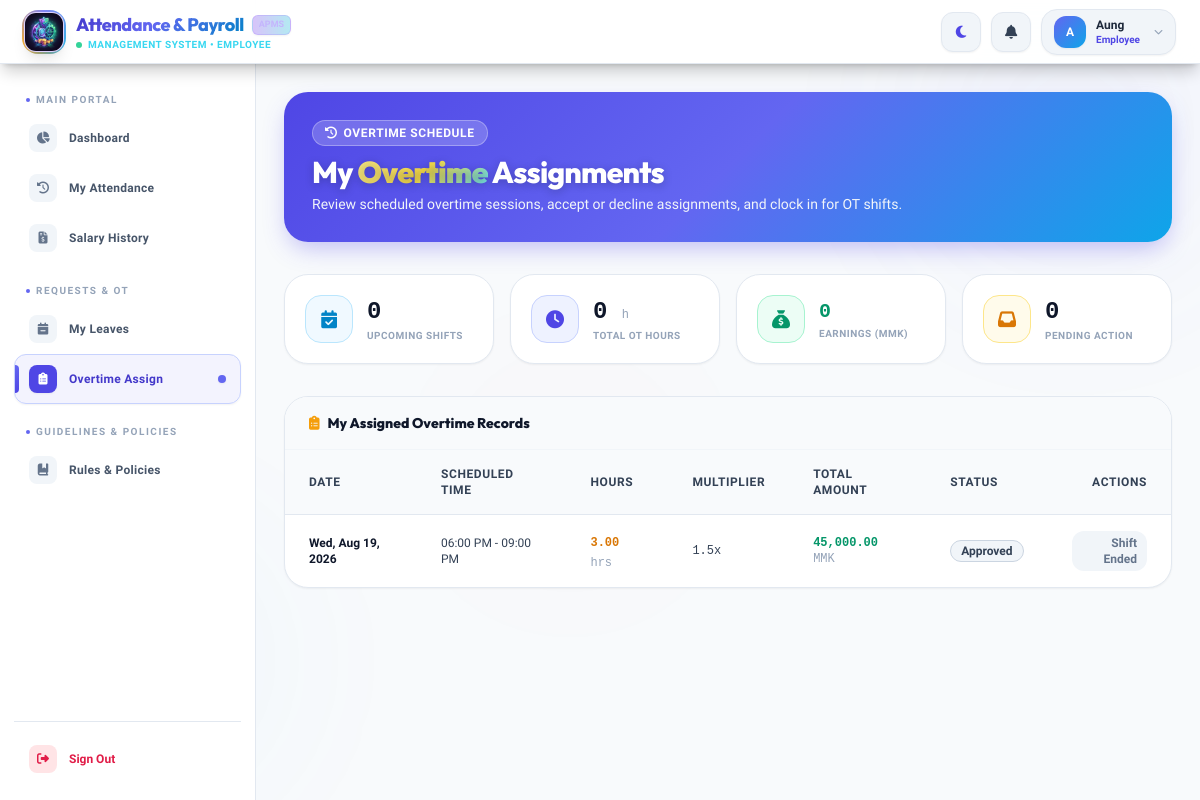
The page /employee/overtime (signed in) on the database as committed earlier.
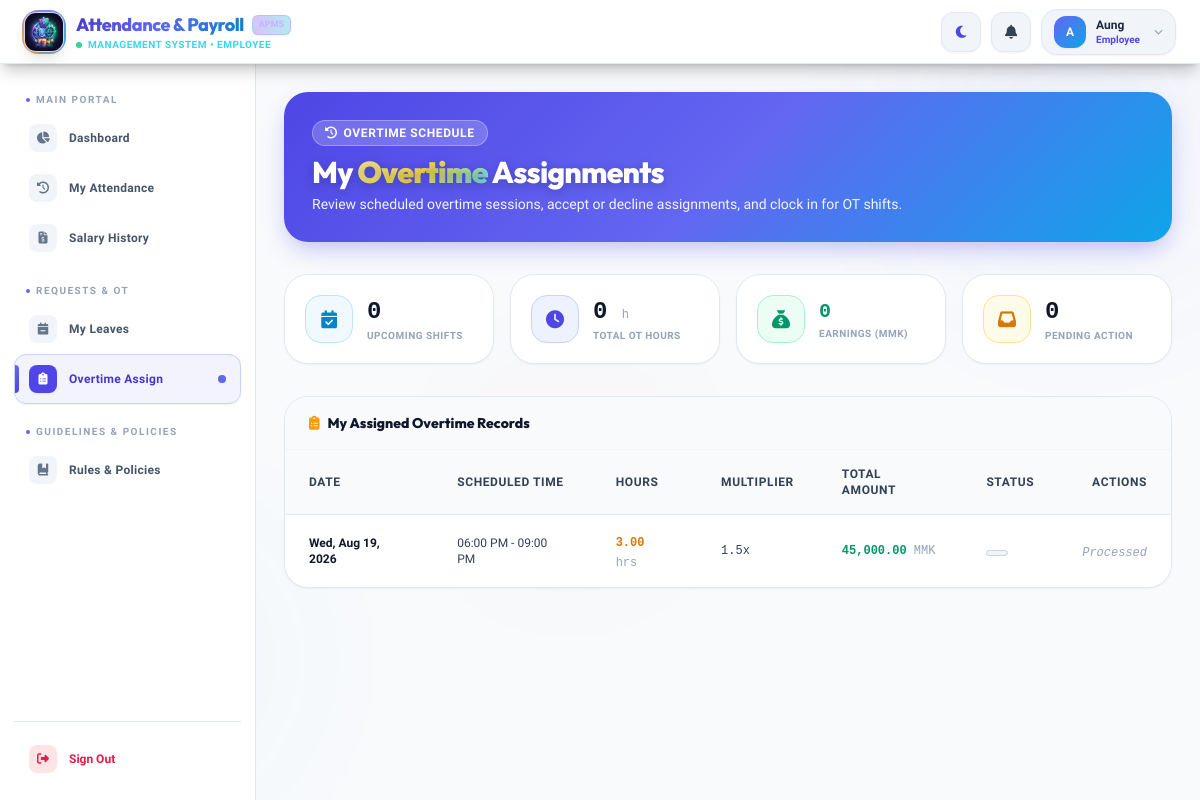
The same page on the database as committed later.
### tables this page shows
CREATE TABLE `overtimeassign` ( 
   `OvertimeID` int NOT NULL AUTO_INCREMENT, 
   `EmpID` int NOT NULL, 
   `OvertimeDate` date NOT NULL, 
   `StartTime` datetime DEFAULT NULL, 
   `EndTime` datetime DEFAULT NULL, 
   `TotalHours` decimal(5,2) NOT NULL DEFAULT '0.00', 
   `RateMultiplier` decimal(3,2) NOT NULL DEFAULT '1.00', 
   `OTAmount` decimal(12,2) NOT NULL DEFAULT '0.00', 
   `Status` enum('Pending','Accepted','Rejected','InProgress','Completed','NoOT','Cancelled','No Show') NOT NULL DEFAULT 'Pending', 
   `ApprovedBy` varchar(100) DEFAULT NULL, 
   `updated_at` timestamp DEFAULT CURRENT_TIMESTAMP ON UPDATE CURRENT_TIMESTAMP,
   PRIMARY KEY (`OvertimeID`), 
   KEY `idx_overtime_emp` (`EmpID`), 
   KEY `idx_overtime_date` (`OvertimeDate`), 
   CONSTRAINT `fk_overtime_employee` FOREIGN KEY (`EmpID`) REFERENCES `employee` (`EmpID`) ON DELETE CASCADE ON UPDATE CASCADE 
 );

### controllers/EmployeeController.php (called while the page is built, shortened)
<?php
class EmployeeController extends Controller {
    public function overtime() {
        $emp_id = $_SESSION['employee_id'];
        $overtimeModel = $this->model('OvertimeAssign');
        $overtimes = $overtimeModel->getByEmployee($emp_id);
        $upcoming = 0;
        $totalHours = 0;
        $totalEarnings = 0;
        $pending = 0;
        $this->view('layouts/main', [
            'title' => 'My Overtime',
            'content' => 'employee/overtime',
            'overtimes' => $overtimes,
            'upcoming' => $upcoming,
            'totalHours' => round($totalHours, 1),
            'totalEarnings' => round($totalEarnings, 2),
            'pending' => $pending
        ]);
    }
}

### core/Router.php (called while the page is built, shortened)
<?php
class Router {
    protected $currentMethod = 'index';
    public function __construct() {
        $url = $this->getUrl();
        if(isset($url[0]) && file_exists(__DIR__ . '/../controllers/' . ucwords($url[0]). 'Controller.php')){
            unset($url[0]);
        }
        $this->currentController = new $this->currentController;
        if(isset($url[1])){
            if(method_exists($this->currentController, $url[1])){
                $this->currentMethod = $url[1];
                unset($url[1]);
            }
        }
        $this->params = $url ? array_values($url) : [];
        call_user_func_array([$this->currentController, $this->currentMethod], $this->params);
    }
    public function getUrl(){
        if(isset($_GET['url'])){
            $url = rtrim($_GET['url'], '/');
            $url = filter_var($url, FILTER_SANITIZE_URL);
            $url = explode('/', $url);
            return $url;
        }
        return [];
    }
}

### index.php (called while the page is built, shortened)
<?php
require_once __DIR__ . '/config/database.php';
require_once __DIR__ . '/core/Controller.php';
require_once __DIR__ . '/core/Router.php';
$router = new Router();

### models/OvertimeAssign.php (called while the page is built, shortened)
<?php
require_once __DIR__ . '/../config/database.php';
class OvertimeAssign {
    private $conn;
    private $table = 'OvertimeAssign';
    public function __construct() {
        $database = new Database();
        $this->conn = $database->getConnection();
    }
    public function autoUpdateStatuses() {
        $now = date('Y-m-d H:i:s');
        $query1 = "UPDATE " . $this->table . "
                   SET Status = 'NoOT'
                   WHERE Status = 'Pending'
                   AND :now1 >= (StartTime - INTERVAL 30 MINUTE)";
        $stmt1 = $this->conn->prepare($query1);
        $stmt1->bindParam(':now1', $now);
        $stmt1->execute();
        $query2 = "UPDATE " . $this->table . "
                   SET Status = 'NoOT'
                   WHERE Status IN ('Accepted', 'Assigned')
                   AND :now2 > (StartTime + INTERVAL 30 MINUTE)";
        $stmt2 = $this->conn->prepare($query2);
        $stmt2->bindParam(':now2', $now);
        $stmt2->execute();
        $query3 = "UPDATE " . $this->table . "
                   SET Status = 'Completed'
                   WHERE Status = 'InProgress'
                   AND :now3 >= EndTime";
        $stmt3 = $this->conn->prepare($query3);
        $stmt3->bindParam(':now3', $now);
        $stmt3->execute();
    }
    public function getByEmployee($emp_id) {
        $this->autoUpdateStatuses();
        $query = "SELECT * FROM " . $this->table . "
                  WHERE EmpID = :emp_id
                  ORDER BY OvertimeID DESC";
        $stmt = $this->conn->prepare($query);
        $stmt->bindParam(':emp_id', $emp_id);
        $stmt->execute();
        return $stmt->fetchAll(PDO::FETCH_ASSOC);
    }
}

### config/database.php (called while the page is built, shortened)
<?php
class Database {
    private $host = "localhost";
    private $db_name = "payrolldb";
    private $username = "root";
    private $password = "";
    public function getConnection() {
        $this->conn = null;
        try {
            $this->conn = new PDO("mysql:host=" . $this->host . ";dbname=" . $this->db_name, $this->username, $this->password);
            $this->conn->exec("set names utf8");
            $this->conn->setAttribute(PDO::ATTR_ERRMODE, PDO::ERRMODE_EXCEPTION);
            $this->conn->setAttribute(PDO::ATTR_DEFAULT_FETCH_MODE, PDO::FETCH_ASSOC);
        } catch(PDOException $exception) {
            echo "Database Connection Error: " . $exception->getMessage();
        }
        return $this->conn;
    }
}

### views/employee/overtime.php (the view, shortened to what the changed rows need)
<div class="relative overflow-hidden rounded-3xl bg-gradient-to-r from-indigo-600 via-violet-600 to-cyan-600 p-6 lg:p-7 mb-8 shadow-xl" data-aos="fade-down">
    <div class="relative z-10 flex flex-col sm:flex-row items-start sm:items-center justify-between gap-4">
        <div>
            <h1 class="text-2xl sm:text-3xl font-extrabold text-white tracking-tight font-outfit">
                My <span class="gradient-text">Overtime</span> Assignments
            </h1>
        </div>
    </div>
</div>
<div class="bg-white dark:bg-slate-800 rounded-3xl overflow-hidden border border-slate-200 dark:border-slate-700 shadow-sm mb-8" data-aos="fade-up" data-aos-delay="100">
    <div class="overflow-x-auto">
        <table class="w-full text-sm text-left text-slate-600 dark:text-slate-300">
            <thead class="text-xs uppercase bg-slate-50 dark:bg-slate-900/80 text-slate-700 dark:text-slate-300 border-b border-slate-200 dark:border-slate-700 font-bold tracking-wider">
                <tr>
                    <th class="px-6 py-4">Date</th>
                    <th class="px-6 py-4">Scheduled Time</th>
                    <th class="px-6 py-4">Hours</th>
                    <th class="px-6 py-4">Multiplier</th>
                    <th class="px-6 py-4">Total Amount</th>
                    <th class="px-6 py-4">Status</th>
                    <th class="px-6 py-4 text-right">Actions</th>
                </tr>
            </thead>
            <tbody class="divide-y divide-slate-100 dark:divide-slate-700/60">
                <?php if (empty($data['overtimes'])): ?>
                    <tr>
                        <td colspan="7" class="px-6 py-12 text-center text-slate-500 dark:text-slate-400">
                            <div class="w-12 h-12 mx-auto bg-slate-100 dark:bg-slate-700 rounded-2xl flex items-center justify-center mb-2 text-indigo-500">
                                <i class="fa-solid fa-mug-hot text-xl"></i>
                            </div>
                            <p class="font-bold text-slate-900 dark:text-white text-sm">No overtime assignments found</p>
                            <p class="text-xs text-slate-400 mt-0.5">Assigned overtime shifts from your supervisor will appear here.</p>
                        </td>
                    </tr>
                <?php else: ?>
                    <?php foreach ($data['overtimes'] as $ot): ?>
                    <tr class="hover:bg-slate-50/80 dark:hover:bg-slate-700/40 transition-colors">
                        <td class="px-6 py-4 font-bold text-slate-900 dark:text-white text-xs"><?= date('D, M j, Y', strtotime($ot['OvertimeDate'])) ?></td>
                        <td class="px-6 py-4 text-xs text-slate-700 dark:text-slate-300 font-medium">
                            <?php if ($ot['StartTime'] && $ot['EndTime']): ?>
                                <?= date('h:i A', strtotime($ot['StartTime'])) ?> - <?= date('h:i A', strtotime($ot['EndTime'])) ?>
                            <?php else: ?>
                                <span class="text-slate-400 italic">Unspecified</span>
                            <?php endif; ?>
                        </td>
                        <td class="px-6 py-4">
                            <span class="font-extrabold text-amber-600 dark:text-amber-400 font-mono text-xs">
                                <?= $ot['TotalHours'] ?> <span class="text-xs text-slate-400 font-normal">hrs</span>
                            </span>
                        </td>
                        <td class="px-6 py-4 text-slate-700 dark:text-slate-300 font-mono text-xs"><?= number_format($ot['RateMultiplier'], 1) ?>x</td>
                        <td class="px-6 py-4 font-mono font-bold text-emerald-600 dark:text-emerald-400 text-xs"><?= number_format($ot['OTAmount'], 2) ?> <span class="text-xs text-slate-400 font-normal">MMK</span></td>
                        <td class="px-6 py-4">
                            <?php
                                $statusColors = [
                                    'Pending' => 'bg-amber-50 text-amber-700 border border-amber-200 dark:bg-amber-950/50 dark:text-amber-300 dark:border-amber-800',
                                    'Accepted' => 'bg-blue-50 text-blue-700 border border-blue-200 dark:bg-blue-950/50 dark:text-blue-300 dark:border-blue-800',
                                    'Rejected' => 'bg-rose-50 text-rose-700 border border-rose-200 dark:bg-rose-950/50 dark:text-rose-300 dark:border-rose-800',
                                    'InProgress' => 'bg-indigo-50 text-indigo-700 border border-indigo-200 dark:bg-indigo-950/50 dark:text-indigo-300 dark:border-indigo-800',
                                    'Completed' => 'bg-emerald-50 text-emerald-700 border border-emerald-200 dark:bg-emerald-950/50 dark:text-emerald-300 dark:border-emerald-800',
                                    'NoOT' => 'bg-slate-100 text-slate-700 border border-slate-300 dark:bg-slate-700 dark:text-slate-300 dark:border-slate-600'
                                ];
                                $colorClass = $statusColors[$ot['Status']] ?? 'bg-slate-100 text-slate-700 border border-slate-300 dark:bg-slate-700 dark:text-slate-300 dark:border-slate-600';
                            ?>
                            <span class="inline-flex items-center px-2.5 py-0.5 rounded-full text-xs font-bold <?= $colorClass ?>">
                                <?php if($ot['Status'] == 'InProgress') echo '<i class="fa-solid fa-spinner fa-spin mr-1"></i> In Progress'; elseif($ot['Status'] == 'NoOT') echo 'No OT'; else echo htmlspecialchars($ot['Status']); ?>
                            </span>
                        </td>
                        <td class="px-6 py-4 text-right">
                            <?php if ($ot['Status'] === 'Pending'): ?>
                                <form method="POST" action="/payrollsystem/employee/overtime" class="inline-flex gap-2">
                                    <input type="hidden" name="csrf_token" value="<?= $this->generateCsrfToken() ?>">
                                    <input type="hidden" name="id" value="<?= $ot['OvertimeID'] ?>">
                                    <button type="submit" name="action" value="reject" class="px-3 py-1.5 rounded-xl bg-rose-50 text-rose-700 hover:bg-rose-100 dark:bg-rose-950/50 dark:text-rose-300 dark:hover:bg-rose-900/60 border border-rose-200 dark:border-rose-800 font-bold text-xs transition-all shadow-sm">Reject</button>
                                    <button type="submit" name="action" value="accept" class="px-3 py-1.5 rounded-xl bg-emerald-50 text-emerald-700 hover:bg-emerald-100 dark:bg-emerald-950/50 dark:text-emerald-300 dark:hover:bg-emerald-900/60 border border-emerald-200 dark:border-emerald-800 font-bold text-xs transition-all shadow-sm">Accept</button>
                                </form>
                            <?php elseif (in_array($ot['Status'], ['Accepted', 'Approved', 'Assigned'])): ?>
                                <?php
                                    $rawStart = trim($ot['StartTime'] ?? '');
                                    $rawEnd = trim($ot['EndTime'] ?? '');
                                    $startTimeTime = (strpos($rawStart, '-') !== false || strpos($rawStart, ' ') !== false) ? strtotime($rawStart) : strtotime($ot['OvertimeDate'] . ' ' . $rawStart);
                                    $endTimeTime = (strpos($rawEnd, '-') !== false || strpos($rawEnd, ' ') !== false) ? strtotime($rawEnd) : strtotime($ot['OvertimeDate'] . ' ' . $rawEnd);
                                    $now = time();
                                    $isWithinWindow = ($now >= ($startTimeTime - 600) && $now <= $endTimeTime);
                                    $isPast = ($now > $endTimeTime);
                                ?>
                                <form method="POST" action="/payrollsystem/employee/overtime" class="inline-block">
                                    <?php if ($isWithinWindow): ?>
                                        <button type="submit" name="action" value="checkin" class="px-4 py-1.5 rounded-xl bg-gradient-to-r from-indigo-600 to-violet-600 hover:from-indigo-500 hover:to-violet-500 text-white font-extrabold text-xs transition-all shadow-md shadow-indigo-500/25 hover:scale-105">Check In</button>
                                    <?php elseif ($isPast): ?>
                                        <span class="inline-flex items-center px-2.5 py-1 rounded-xl bg-slate-100 dark:bg-slate-700 text-slate-500 dark:text-slate-400 text-xs font-semibold">Shift Ended</span>
                                    <?php else: ?>
                                        <button type="button" class="px-4 py-1.5 rounded-xl bg-slate-100 text-slate-400 border border-slate-200 dark:bg-slate-800 dark:text-slate-500 dark:border-slate-700 font-bold text-xs cursor-not-allowed" title="Check-in available at <?= date('h:i A', $startTimeTime - 600) ?>">Check In</button>
                                    <?php endif; ?>
                                </form>
                            <?php elseif ($ot['Status'] === 'InProgress'): ?>
                                <span class="inline-flex items-center gap-1.5 px-3 py-1 rounded-xl bg-amber-50 text-amber-700 border border-amber-200 dark:bg-amber-950/50 dark:text-amber-300 dark:border-amber-800 text-xs font-bold font-mono animate-pulse">
                                    <i class="fa-solid fa-clock text-amber-500"></i> Active Shift
                                </span>
                            <?php else: ?>
                                <span class="text-xs text-slate-400 font-mono italic">Processed</span>
                            <?php endif; ?>
                        </td>
                    <?php endforeach; ?>
                <?php endif; ?>
            </tbody>
        </table>
    </div>
</div>

Rows that differ between the two databases and show on the page:
changed overtimeassign "06:00 PM": Status "Approved" → (not shown); Status "Shift Ended" → "Processed"
